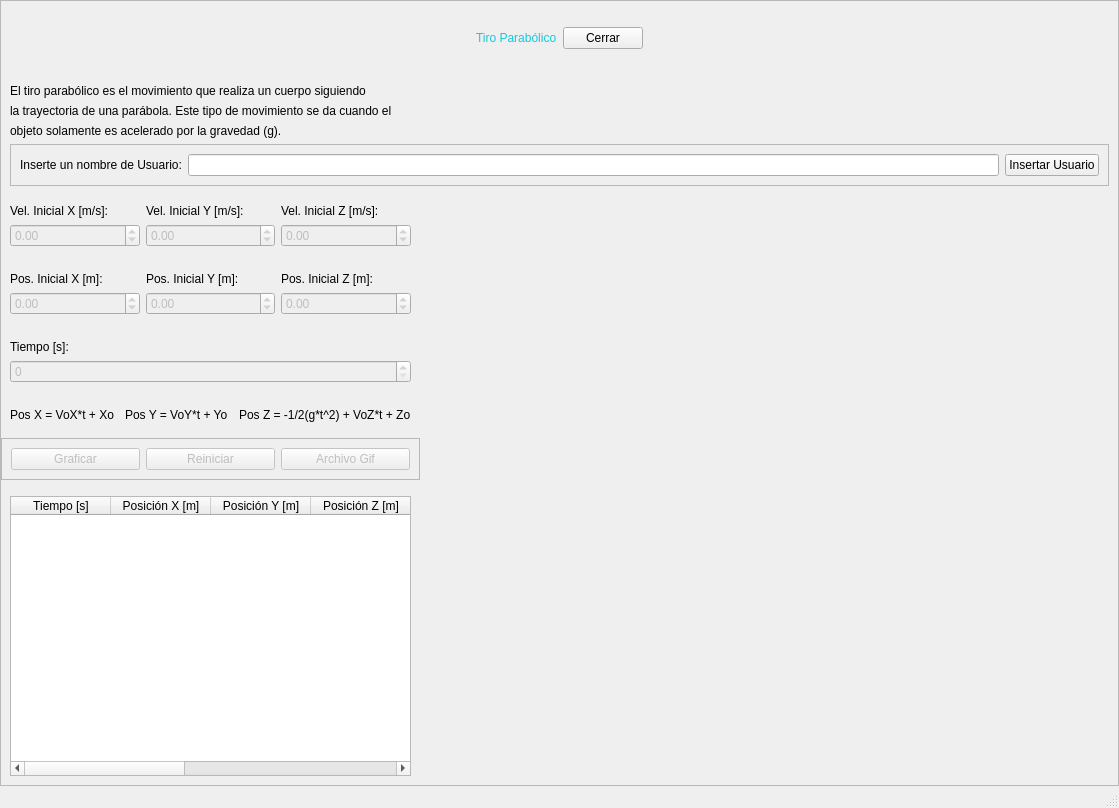
<?xml version="1.0" encoding="UTF-8"?>
<ui version="4.0">
 <class>MainWindow</class>
 <widget class="QMainWindow" name="MainWindow">
  <property name="geometry">
   <rect>
    <x>0</x>
    <y>0</y>
    <width>1119</width>
    <height>808</height>
   </rect>
  </property>
  <property name="windowTitle">
   <string>MainWindow</string>
  </property>
  <widget class="QWidget" name="centralwidget">
   <layout class="QHBoxLayout" name="horizontalLayout">
    <property name="spacing">
     <number>0</number>
    </property>
    <property name="leftMargin">
     <number>0</number>
    </property>
    <property name="topMargin">
     <number>0</number>
    </property>
    <property name="rightMargin">
     <number>0</number>
    </property>
    <property name="bottomMargin">
     <number>0</number>
    </property>
    <item>
     <widget class="QFrame" name="frame">
      <property name="frameShape">
       <enum>QFrame::StyledPanel</enum>
      </property>
      <property name="frameShadow">
       <enum>QFrame::Raised</enum>
      </property>
      <layout class="QVBoxLayout" name="verticalLayout" stretch="1,1,8">
       <property name="spacing">
        <number>0</number>
       </property>
       <property name="leftMargin">
        <number>0</number>
       </property>
       <property name="topMargin">
        <number>0</number>
       </property>
       <property name="rightMargin">
        <number>0</number>
       </property>
       <property name="bottomMargin">
        <number>0</number>
       </property>
       <item>
        <widget class="QWidget" name="widget" native="true">
         <property name="minimumSize">
          <size>
           <width>0</width>
           <height>0</height>
          </size>
         </property>
         <property name="styleSheet">
          <string notr="true">QLabel{
font: 87 12pt &quot;Arial Black&quot;;
background-color: #000000ff;
color: rgb(20, 200,220);
border: 0px solid #14C8DC;
}</string>
         </property>
         <layout class="QHBoxLayout" name="horizontalLayout_2">
          <item>
           <spacer name="horizontalSpacer">
            <property name="orientation">
             <enum>Qt::Horizontal</enum>
            </property>
            <property name="sizeHint" stdset="0">
             <size>
              <width>405</width>
              <height>20</height>
             </size>
            </property>
           </spacer>
          </item>
          <item>
           <widget class="QLabel" name="label">
            <property name="text">
             <string>Tiro Parabólico</string>
            </property>
           </widget>
          </item>
          <item>
           <widget class="QPushButton" name="button_cerrar">
            <property name="text">
             <string>Cerrar</string>
            </property>
           </widget>
          </item>
          <item>
           <spacer name="horizontalSpacer_2">
            <property name="orientation">
             <enum>Qt::Horizontal</enum>
            </property>
            <property name="sizeHint" stdset="0">
             <size>
              <width>405</width>
              <height>20</height>
             </size>
            </property>
           </spacer>
          </item>
         </layout>
        </widget>
       </item>
       <item>
        <widget class="QWidget" name="widget_9" native="true">
         <property name="styleSheet">
          <string notr="true">font: 18pt &quot;MS Shell Dlg 2&quot;;</string>
         </property>
         <layout class="QVBoxLayout" name="verticalLayout_4">
          <item>
           <widget class="QLabel" name="label_9">
            <property name="styleSheet">
             <string notr="true"/>
            </property>
            <property name="text">
             <string>El tiro parabólico es el movimiento que realiza un cuerpo siguiendo</string>
            </property>
           </widget>
          </item>
          <item>
           <widget class="QLabel" name="label_10">
            <property name="styleSheet">
             <string notr="true"/>
            </property>
            <property name="text">
             <string>la trayectoria de una parábola. Este tipo de movimiento se da cuando el </string>
            </property>
           </widget>
          </item>
          <item>
           <widget class="QLabel" name="label_11">
            <property name="styleSheet">
             <string notr="true"/>
            </property>
            <property name="text">
             <string>objeto solamente es acelerado por la gravedad (g).</string>
            </property>
           </widget>
          </item>
          <item>
           <widget class="QFrame" name="frame_3">
            <property name="frameShape">
             <enum>QFrame::StyledPanel</enum>
            </property>
            <property name="frameShadow">
             <enum>QFrame::Raised</enum>
            </property>
            <layout class="QHBoxLayout" name="horizontalLayout_8">
             <item>
              <widget class="QLabel" name="label_15">
               <property name="text">
                <string>Inserte un nombre de Usuario:</string>
               </property>
              </widget>
             </item>
             <item>
              <widget class="QLineEdit" name="nombre_usuario"/>
             </item>
             <item>
              <widget class="QPushButton" name="button_usuario">
               <property name="text">
                <string>Insertar Usuario</string>
               </property>
              </widget>
             </item>
            </layout>
           </widget>
          </item>
         </layout>
        </widget>
       </item>
       <item>
        <widget class="QWidget" name="widget_2" native="true">
         <layout class="QHBoxLayout" name="horizontalLayout_3" stretch="3,5">
          <property name="spacing">
           <number>0</number>
          </property>
          <property name="leftMargin">
           <number>0</number>
          </property>
          <property name="topMargin">
           <number>0</number>
          </property>
          <property name="rightMargin">
           <number>0</number>
          </property>
          <property name="bottomMargin">
           <number>0</number>
          </property>
          <item>
           <widget class="QWidget" name="widget_3" native="true">
            <layout class="QVBoxLayout" name="verticalLayout_2">
             <property name="spacing">
              <number>7</number>
             </property>
             <property name="leftMargin">
              <number>0</number>
             </property>
             <property name="topMargin">
              <number>0</number>
             </property>
             <property name="rightMargin">
              <number>0</number>
             </property>
             <property name="bottomMargin">
              <number>0</number>
             </property>
             <item>
              <widget class="QWidget" name="widget_6" native="true">
               <property name="styleSheet">
                <string notr="true">font: 10pt &quot;MS Shell Dlg 2&quot;;</string>
               </property>
               <layout class="QGridLayout" name="gridLayout">
                <item row="3" column="0">
                 <widget class="QLabel" name="label_2">
                  <property name="text">
                   <string>Vel. Inicial X [m/s]:</string>
                  </property>
                 </widget>
                </item>
                <item row="4" column="1">
                 <widget class="QDoubleSpinBox" name="sbox_velY">
                  <property name="enabled">
                   <bool>false</bool>
                  </property>
                  <property name="minimum">
                   <double>-1000000.000000000000000</double>
                  </property>
                  <property name="maximum">
                   <double>1000000.000000000000000</double>
                  </property>
                  <property name="singleStep">
                   <double>0.010000000000000</double>
                  </property>
                 </widget>
                </item>
                <item row="3" column="1">
                 <widget class="QLabel" name="label_3">
                  <property name="text">
                   <string>Vel. Inicial Y [m/s]:</string>
                  </property>
                 </widget>
                </item>
                <item row="4" column="0">
                 <widget class="QDoubleSpinBox" name="sbox_velX">
                  <property name="enabled">
                   <bool>false</bool>
                  </property>
                  <property name="minimum">
                   <double>-1000000.000000000000000</double>
                  </property>
                  <property name="maximum">
                   <double>1000000.000000000000000</double>
                  </property>
                  <property name="singleStep">
                   <double>0.010000000000000</double>
                  </property>
                 </widget>
                </item>
                <item row="4" column="2">
                 <widget class="QDoubleSpinBox" name="sbox_velZ">
                  <property name="enabled">
                   <bool>false</bool>
                  </property>
                  <property name="minimum">
                   <double>-1000000.000000000000000</double>
                  </property>
                  <property name="maximum">
                   <double>1000000.000000000000000</double>
                  </property>
                  <property name="singleStep">
                   <double>0.010000000000000</double>
                  </property>
                 </widget>
                </item>
                <item row="3" column="2">
                 <widget class="QLabel" name="label_4">
                  <property name="text">
                   <string>Vel. Inicial Z [m/s]:</string>
                  </property>
                 </widget>
                </item>
               </layout>
              </widget>
             </item>
             <item>
              <widget class="QWidget" name="widget_7" native="true">
               <property name="styleSheet">
                <string notr="true">font: 10pt &quot;MS Shell Dlg 2&quot;;</string>
               </property>
               <layout class="QGridLayout" name="gridLayout_2">
                <item row="3" column="0">
                 <widget class="QDoubleSpinBox" name="sbox_posX">
                  <property name="enabled">
                   <bool>false</bool>
                  </property>
                  <property name="minimum">
                   <double>-1000000.000000000000000</double>
                  </property>
                  <property name="maximum">
                   <double>1000000.000000000000000</double>
                  </property>
                  <property name="singleStep">
                   <double>0.010000000000000</double>
                  </property>
                 </widget>
                </item>
                <item row="2" column="0">
                 <widget class="QLabel" name="label_5">
                  <property name="text">
                   <string>Pos. Inicial X [m]:</string>
                  </property>
                 </widget>
                </item>
                <item row="3" column="2">
                 <widget class="QDoubleSpinBox" name="sbox_posZ">
                  <property name="enabled">
                   <bool>false</bool>
                  </property>
                  <property name="minimum">
                   <double>-1000000.000000000000000</double>
                  </property>
                  <property name="maximum">
                   <double>1000000.000000000000000</double>
                  </property>
                  <property name="singleStep">
                   <double>0.010000000000000</double>
                  </property>
                 </widget>
                </item>
                <item row="3" column="1">
                 <widget class="QDoubleSpinBox" name="sbox_posY">
                  <property name="enabled">
                   <bool>false</bool>
                  </property>
                  <property name="minimum">
                   <double>-1000000.000000000000000</double>
                  </property>
                  <property name="maximum">
                   <double>1000000.000000000000000</double>
                  </property>
                  <property name="singleStep">
                   <double>0.010000000000000</double>
                  </property>
                 </widget>
                </item>
                <item row="2" column="1">
                 <widget class="QLabel" name="label_6">
                  <property name="text">
                   <string>Pos. Inicial Y [m]:</string>
                  </property>
                 </widget>
                </item>
                <item row="2" column="2">
                 <widget class="QLabel" name="label_7">
                  <property name="text">
                   <string>Pos. Inicial Z [m]:</string>
                  </property>
                 </widget>
                </item>
               </layout>
              </widget>
             </item>
             <item>
              <widget class="QWidget" name="widget_8" native="true">
               <property name="styleSheet">
                <string notr="true">font: 10pt &quot;MS Shell Dlg 2&quot;;</string>
               </property>
               <layout class="QVBoxLayout" name="verticalLayout_3">
                <item>
                 <widget class="QLabel" name="label_8">
                  <property name="text">
                   <string>Tiempo [s]:</string>
                  </property>
                 </widget>
                </item>
                <item>
                 <widget class="QSpinBox" name="sbox_tiempo">
                  <property name="enabled">
                   <bool>false</bool>
                  </property>
                  <property name="maximum">
                   <number>1000000</number>
                  </property>
                 </widget>
                </item>
               </layout>
              </widget>
             </item>
             <item>
              <widget class="QWidget" name="widget_10" native="true">
               <property name="styleSheet">
                <string notr="true">font: 10pt &quot;MS Shell Dlg 2&quot;;</string>
               </property>
               <layout class="QHBoxLayout" name="horizontalLayout_4">
                <item>
                 <widget class="QLabel" name="label_12">
                  <property name="text">
                   <string>Pos X = VoX*t + Xo</string>
                  </property>
                 </widget>
                </item>
                <item>
                 <widget class="QLabel" name="label_13">
                  <property name="text">
                   <string>Pos Y = VoY*t + Yo</string>
                  </property>
                 </widget>
                </item>
                <item>
                 <widget class="QLabel" name="label_14">
                  <property name="text">
                   <string>Pos Z = -1/2(g*t^2) + VoZ*t + Zo</string>
                  </property>
                 </widget>
                </item>
               </layout>
              </widget>
             </item>
             <item>
              <widget class="QFrame" name="frame_2">
               <property name="frameShape">
                <enum>QFrame::StyledPanel</enum>
               </property>
               <property name="frameShadow">
                <enum>QFrame::Raised</enum>
               </property>
               <layout class="QHBoxLayout" name="horizontalLayout_7">
                <item>
                 <widget class="QPushButton" name="button_graficar">
                  <property name="enabled">
                   <bool>false</bool>
                  </property>
                  <property name="text">
                   <string>Graficar</string>
                  </property>
                 </widget>
                </item>
                <item>
                 <widget class="QPushButton" name="button_reiniciar">
                  <property name="enabled">
                   <bool>false</bool>
                  </property>
                  <property name="text">
                   <string>Reiniciar</string>
                  </property>
                 </widget>
                </item>
                <item>
                 <widget class="QPushButton" name="button_gif">
                  <property name="enabled">
                   <bool>false</bool>
                  </property>
                  <property name="text">
                   <string>Archivo Gif</string>
                  </property>
                 </widget>
                </item>
               </layout>
              </widget>
             </item>
             <item>
              <widget class="QWidget" name="widget_5" native="true">
               <layout class="QHBoxLayout" name="horizontalLayout_6">
                <item>
                 <widget class="QTableWidget" name="tabla_pos">
                  <property name="rowCount">
                   <number>0</number>
                  </property>
                  <column>
                   <property name="text">
                    <string>Tiempo [s]</string>
                   </property>
                  </column>
                  <column>
                   <property name="text">
                    <string>Posición X [m]</string>
                   </property>
                  </column>
                  <column>
                   <property name="text">
                    <string>Posición Y [m]</string>
                   </property>
                  </column>
                  <column>
                   <property name="text">
                    <string>Posición Z [m]</string>
                   </property>
                  </column>
                  <column>
                   <property name="text">
                    <string>Velocidad X [m/s]</string>
                   </property>
                  </column>
                  <column>
                   <property name="text">
                    <string>Velocidad Y [m/s]</string>
                   </property>
                  </column>
                  <column>
                   <property name="text">
                    <string>Velocidad Z [m/s]</string>
                   </property>
                  </column>
                 </widget>
                </item>
               </layout>
              </widget>
             </item>
            </layout>
           </widget>
          </item>
          <item>
           <widget class="QWidget" name="widget_4" native="true">
            <layout class="QHBoxLayout" name="horizontalLayout_5">
             <item>
              <layout class="QHBoxLayout" name="graf_tiro_par"/>
             </item>
            </layout>
           </widget>
          </item>
         </layout>
        </widget>
       </item>
      </layout>
     </widget>
    </item>
   </layout>
  </widget>
  <widget class="QStatusBar" name="statusbar"/>
 </widget>
 <resources/>
 <connections/>
</ui>
